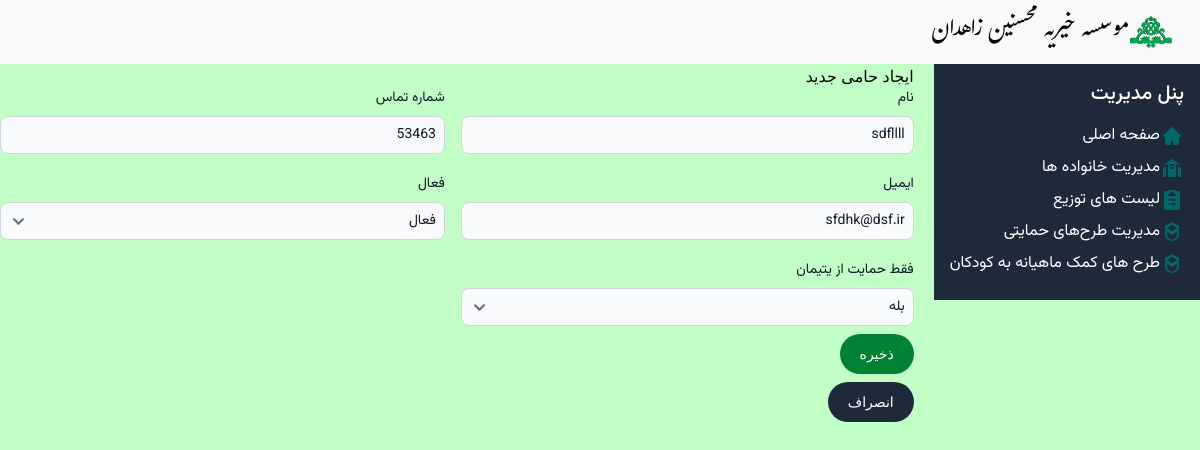
Page /supporter/1/update/ on the earlier database version.
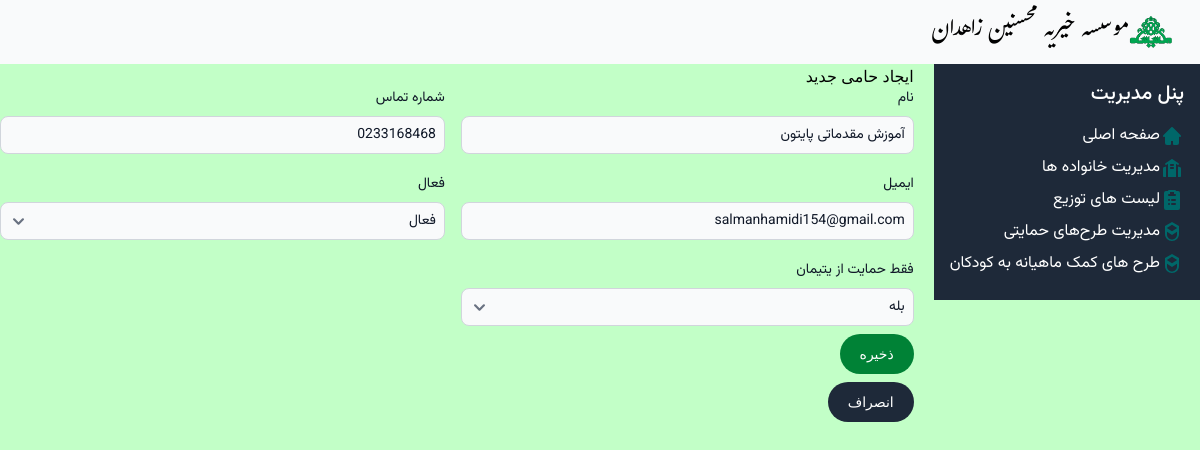
Same page on the later database version.
### Mohsenin/models.py (models this page shows, shortened)
class Supporter(models.Model):
    name = models.CharField('نام', max_length=50)
    contact_number = models.CharField('شماره تماس', max_length=15, blank=True, null=True)
    email = models.EmailField('ایمیل', blank=True, null=True)
    is_active = models.BooleanField('فعال', default=True, choices=ACTIVATION_CHOICE)
    supports_orphans_only = models.BooleanField('فقط حمایت از یتیمان', default=True, choices=YES_NO_CHOICE)

### Mohsenin/Views/supportviews.py (the view, shortened to what this page needs)
# urls.py: path('supporter/<int:pk>/update/', supportviews.SupporterUpdateView.as_view(), name='supporter-update'),
class SupporterUpdateView(generic.UpdateView):
    model = Supporter
    form_class = SupporterForm
    template_name = 'Support/Supporter_form.html'
    success_url = reverse_lazy('supporter-list')

### Mohsenin/forms.py
class SupporterForm(forms.ModelForm):
    class Meta:
        model = Supporter
        fields = "__all__"

### Mohsenin/templatetags/form_filters.py (called while the page is built)
@register.filter
def add_class(field, css_class):
    field.field.widget.attrs['class'] = css_class
    return field

### Mohsenin/templates/Support/supporter_form.html (shortened to what this page needs)
{% extends "base.html" %}
{% load form_filters %}
{% block content %}
<h1>{% if supporter %}
ایجاد
{% else %}
ویرایش
{% endif %} حامی جدید</h1>
<form method="post">
<div class="flex">
    <div class="relative z-0 w-full mb-2 group pl-4">
        <label for="{{ form.name.id_for_label }}" class="block mb-2 vazir-normal text-sm font-medium text-gray-900" >{{ form.name.label }}</label>
        {{ form.name|add_class:'bg-gray-50 border border-gray-300 text-gray-900 vazir-normal text-sm rounded-lg focus:ring-blue-500 focus:border-blue-500 block w-full p-2'}}
    </div>
    <div class="relative z-0 w-full mb-2 group pr-4">
        <label for="{{ form.contact_number.id_for_label }}" class="block mb-2 vazir-normal text-sm font-medium text-gray-900" >{{ form.contact_number.label }}</label>
        {{ form.contact_number|add_class:'bg-gray-50 border border-gray-300 text-gray-900 vazir-normal text-sm rounded-lg focus:ring-blue-500 focus:border-blue-500 block w-full p-2'}}
    </div>
</div>
<div class="flex pt-3">
    <div class="relative z-0 w-full mb-2 group pl-4">
        <label for="{{ form.email.id_for_label }}" class="block mb-2 vazir-normal text-sm font-medium text-gray-900" >{{ form.email.label }}</label>
        {{ form.email|add_class:'bg-gray-50 border border-gray-300 text-gray-900 vazir-normal text-sm rounded-lg focus:ring-blue-500 focus:border-blue-500 block w-full p-2'}}
    </div>
    <div class="relative z-0 w-full mb-2 group pr-4">
        <label for="{{ form.is_active.id_for_label }}" class="block mb-2 vazir-normal text-sm font-medium text-gray-900" >{{ form.is_active.label }}</label>
        {{ form.is_active|add_class:'bg-gray-50 border border-gray-300 text-gray-900 vazir-normal text-sm rounded-lg focus:ring-blue-500 focus:border-blue-500 block w-full p-2'}}
    </div>
</div>
<div class="flex pt-3">
    <div class="relative z-0 w-full mb-2 group pl-4">
        <label for="{{ form.supports_orphans_only.id_for_label }}" class="block mb-2 vazir-normal text-sm font-medium text-gray-900" >{{ form.supports_orphans_only.label }}</label>
        {{ form.supports_orphans_only|add_class:'bg-gray-50 border border-gray-300 text-gray-900 vazir-normal text-sm rounded-lg focus:ring-blue-500 focus:border-blue-500 block w-full p-2'}}
    </div>
    <div class="relative z-0 w-full mb-2 group pr-4">
    </div>
</div>
    <button type="submit" class="text-white bg-green-700 hover:bg-green-800 focus:outline-none focus:ring-4 focus:ring-green-300 font-medium rounded-full text-sm px-5 py-2.5 text-center me-2 mb-2 ">ذخیره</button>
</form>
<a href="{% url 'supporter-list' %}"><button type="button" class="text-white bg-gray-800 hover:bg-gray-900 focus:outline-none focus:ring-4 focus:ring-gray-300 font-medium rounded-full text-sm px-5 py-2.5 me-2 mb-2 ">انصراف</button></a>
{% endblock content%}

Differences in the rows shown:
changed Supporter "فعال": name "sdfllll" → "آموزش مقدماتی پایتون"; contact_number "53463" → "0233168468"; email "sfdhk@dsf.ir" → "salmanhamidi154@gmail.com"
